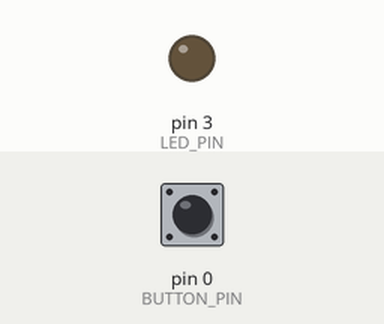
Bench run of a sketch on a simulated Arduino Uno, built with avr-gcc and run on an emulated ATmega328P. On the bench: output pins drawn as LEDs (lit = HIGH). The inputs (shaded band) are chosen by the test bench; at power-on: pin 0 (BUTTON_PIN) HIGH.

Above: at 1.2 s.
1.3 s: pin 0 (BUTTON_PIN) pulled LOW for 0.15 s
At 1.38 s:
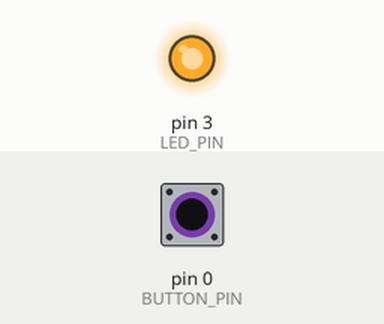
2.9 s: pin 0 (BUTTON_PIN) pulled LOW for 3.2 s
At 6.9 s:
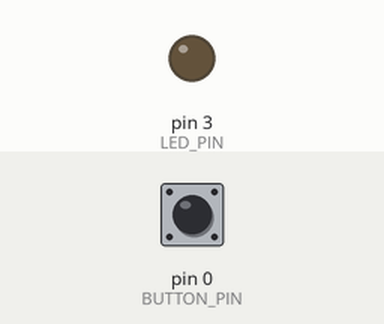
Timing chart, 0 to 8.4 s (numbered marks = the images above; inputs shaded):
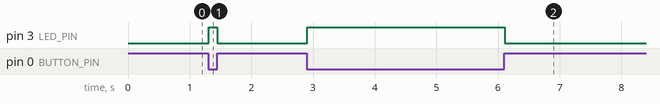

The sketch:

lesson-02_Button.ino
```cpp
#define LED_PIN 3
#define BUTTON_PIN 0

void setup() {
  pinMode(LED_PIN, OUTPUT);

  // Use internal pull-up resistor so the button reads HIGH when not pressed
  pinMode(BUTTON_PIN, INPUT_PULLUP);
}

void loop() {
  // Read the button state (pressed = LOW)
  int buttonState = digitalRead(BUTTON_PIN);

  // Simple debounce: wait 10ms after detecting a press, then check again
  if (buttonState == LOW) {
    delay(10);  // Debounce delay
    if (digitalRead(BUTTON_PIN) == LOW) {
      digitalWrite(LED_PIN, HIGH);  // Turn on the LED
    }
  } else {
    digitalWrite(LED_PIN, LOW);     // Turn off the LED when released
  }
}
```

Measured:
- after the input at 1.3 s, pin 3 (LED_PIN): LOW → HIGH at once, → LOW 0.14 s later
- after the input at 2.9 s, pin 3 (LED_PIN): LOW → HIGH at once, → LOW 3.2 s later
